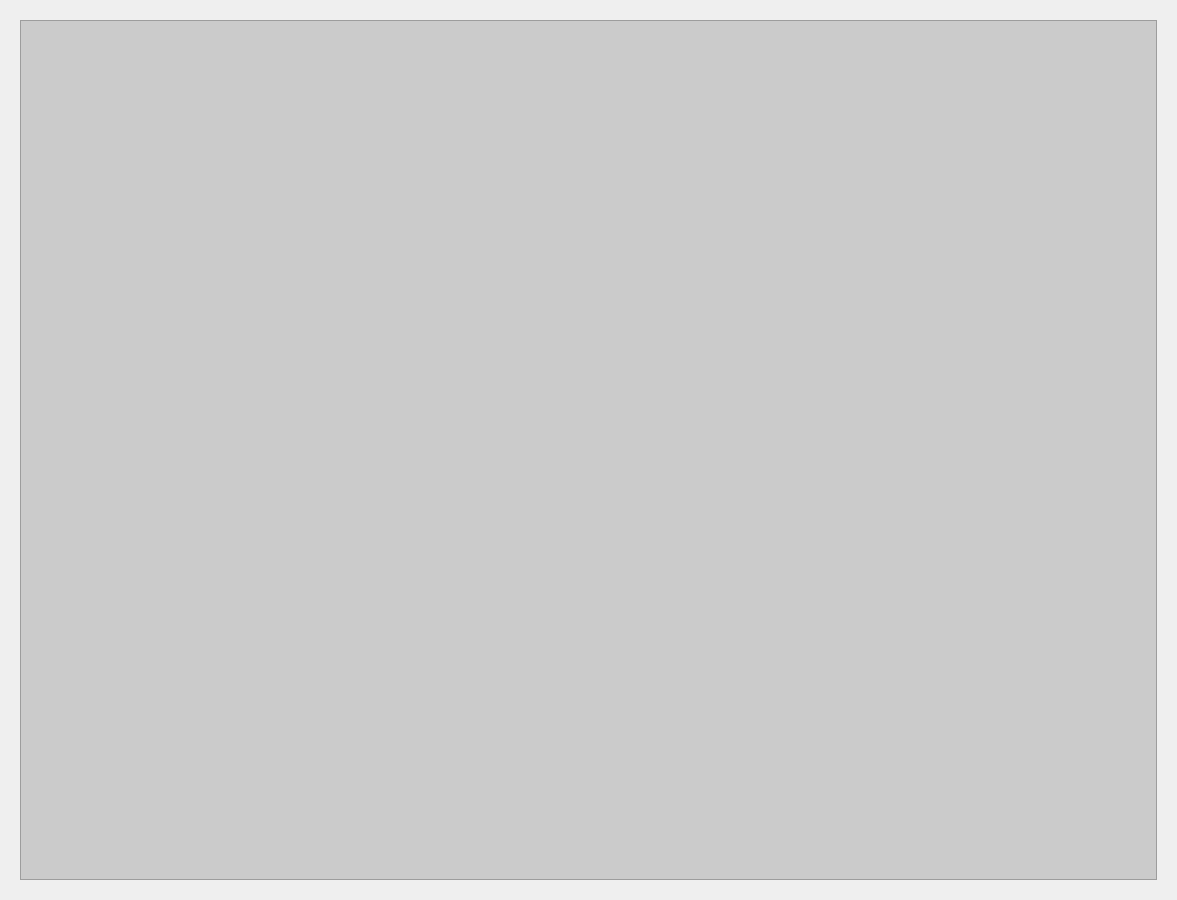
<?xml version="1.0" encoding="UTF-8"?>
<ui version="4.0">
 <class>Form</class>
 <widget class="QWidget" name="Form">
  <property name="geometry">
   <rect>
    <x>0</x>
    <y>0</y>
    <width>1177</width>
    <height>900</height>
   </rect>
  </property>
  <property name="windowTitle">
   <string>Form</string>
  </property>
  <layout class="QGridLayout" name="gridLayout_2">
   <item row="0" column="0">
    <widget class="QWidget" name="widget" native="true">
     <layout class="QGridLayout" name="gridLayout">
      <item row="0" column="0">
       <widget class="QFrame" name="frame">
        <property name="styleSheet">
         <string notr="true">background-color: rgb(203, 203, 203);</string>
        </property>
        <property name="frameShape">
         <enum>QFrame::StyledPanel</enum>
        </property>
        <property name="frameShadow">
         <enum>QFrame::Raised</enum>
        </property>
       </widget>
      </item>
     </layout>
    </widget>
   </item>
  </layout>
 </widget>
 <resources/>
 <connections/>
</ui>
